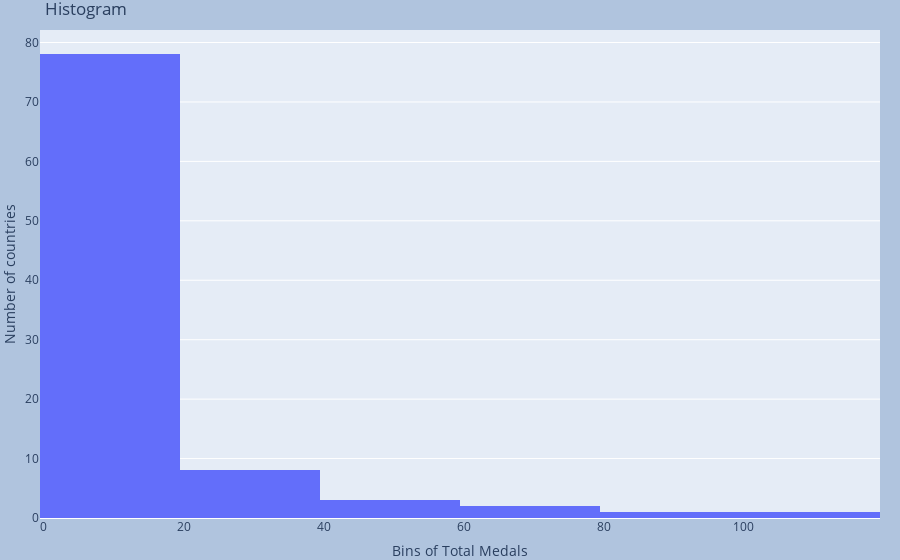

The notebook cell saved with this chart:
### Code cell
fig = px.histogram(df, x='Total', title='Histogram',
                   nbins=10,
                   labels={"Total":"Bins of Total Medals"})
fig.update_layout(yaxis_title="Number of countries")
fig.update_layout(
    margin=dict(l=0, r=20, t=30, b=20),
    paper_bgcolor="LightSteelBlue"
)
fig.show()

### Figure 1 — Plotly figure (JSON) as saved in the notebook; plotly's stock layout.template omitted (floating-point values rounded to 4 significant figures)
{"data": [{"alignmentgroup": "True", "bingroup": "x", "hovertemplate": "Bins of Total Medals=%{x}<br>count=%{y}<extra></extra>", "legendgroup": "", "marker": {"color": "#636efa", "pattern": {"shape": ""}}, "name": "", "nbinsx": 10, "offsetgroup": "", "orientation": "v", "showlegend": false, "type": "histogram", "x": [3, 4, 46, 7, 7, 2, 1, 7, 7, 1, 1, 21, 6, 1, 24, 88, 12, 5, 1, 8, 15, 11, 11, 5, 3, 6, 2, 4, 2, 2, 33, 8, 37, 1, 65, 4, 1, 6, 20, 7, 5, 4, 7, 4, 40, 9, 58, 2, 8, 10, 2, 1, 3, 2, 1, 2, 4, 4, 1, 1, 36, 20, 2, 1, 8, 4, 14, 4, 1, 3, 1, 20, 71, 4, 3, 1, 9, 4, 5, 3, 17, 9, 13, 1, 2, 2, 13, 1, 4, 19, 113, 5, 4], "xaxis": "x", "yaxis": "y"}], "layout": {"autosize": true, "barmode": "relative", "legend": {"tracegroupgap": 0}, "margin": {"b": 20, "l": 0, "r": 20, "t": 30}, "paper_bgcolor": "LightSteelBlue", "title": {"text": "Histogram"}, "xaxis": {"anchor": "y", "autorange": true, "domain": [0, 1], "range": [-0.5, 119.5], "title": {"text": "Bins of Total Medals"}, "type": "linear"}, "yaxis": {"anchor": "x", "autorange": true, "domain": [0, 1], "range": [0, 82.11], "title": {"text": "Number of countries"}}}}
